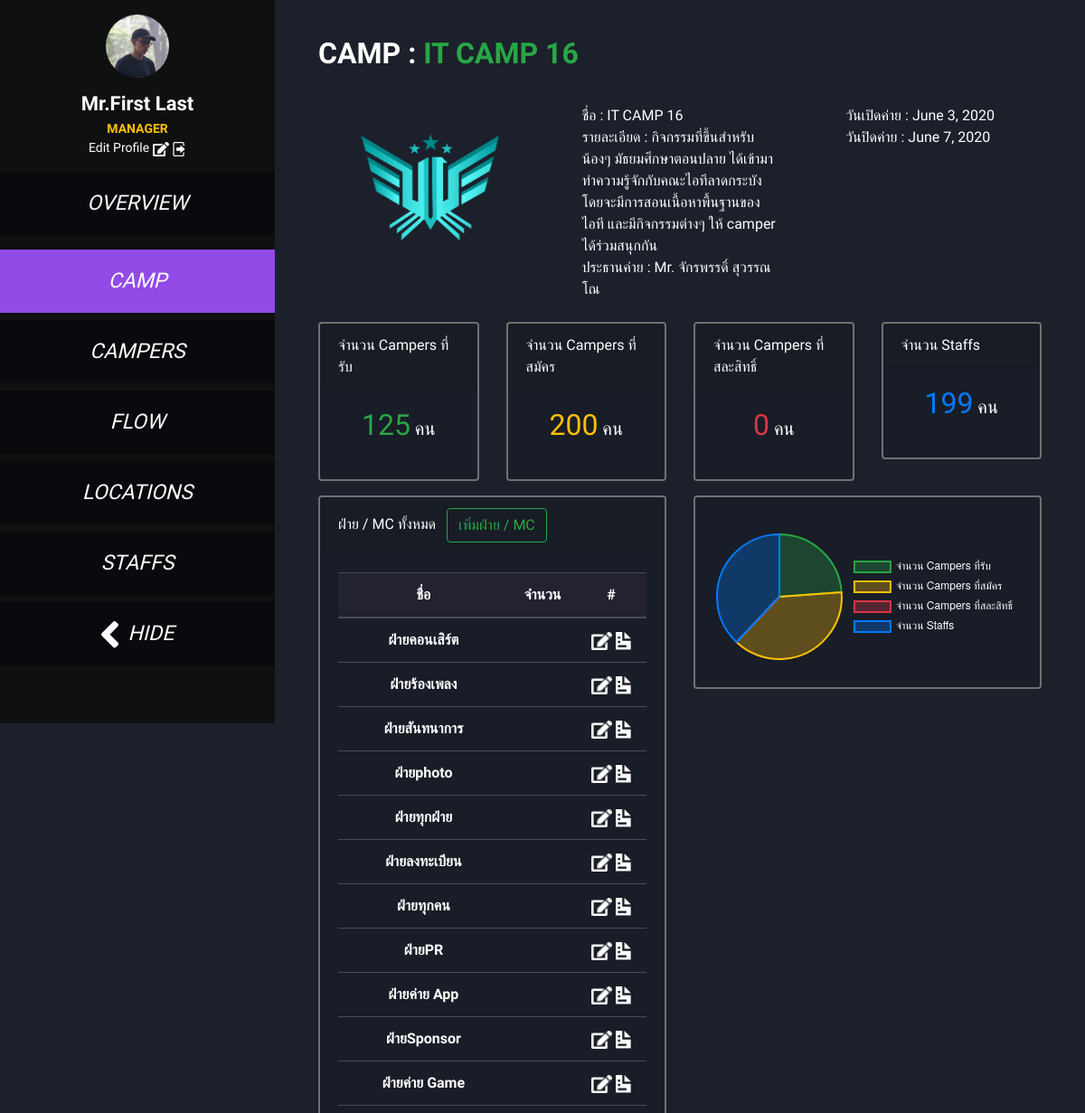
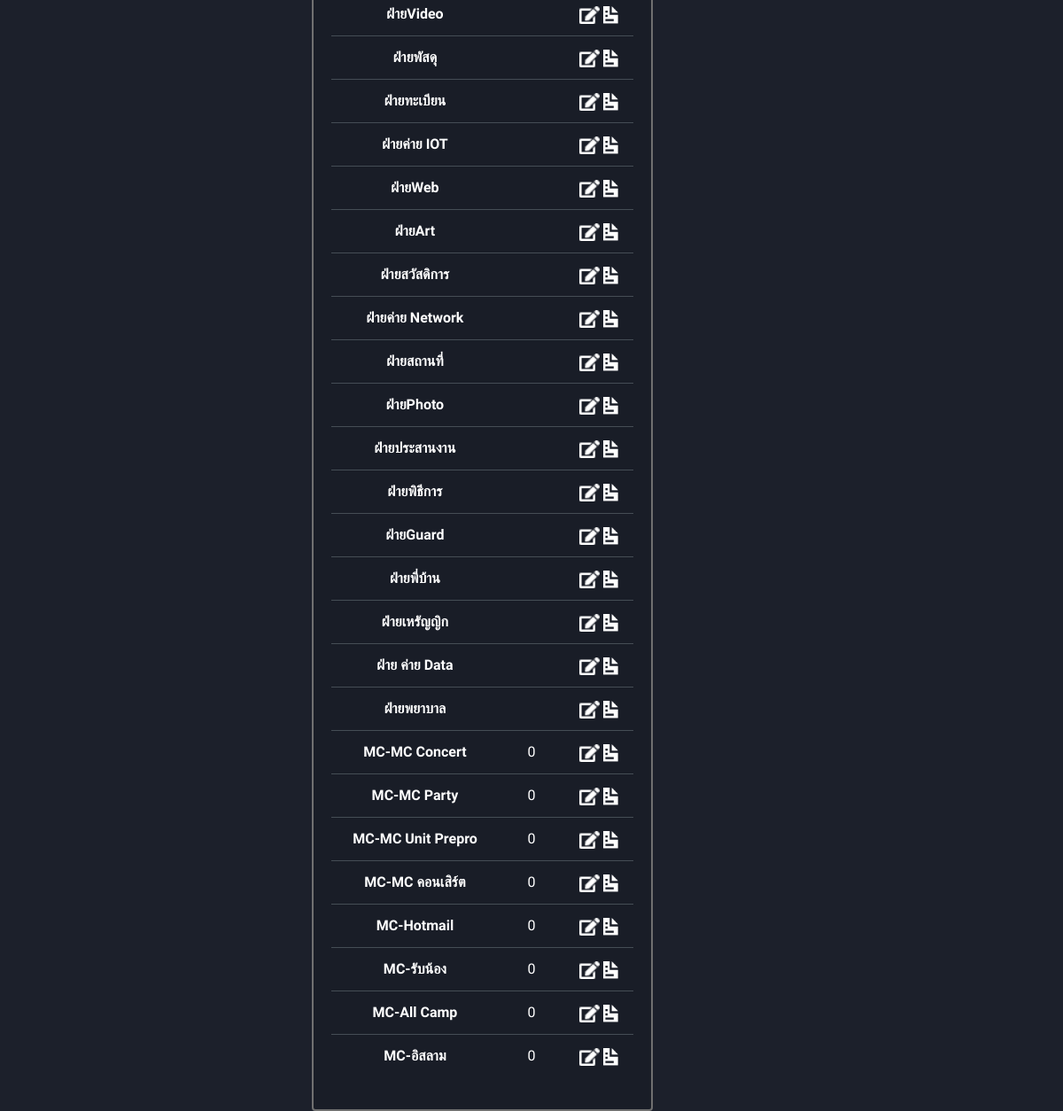
The app's page /camp/2/ (signed in) with its own data (2 pictures, top to bottom).
### personal/models.py (models this page shows)
class Personal(models.Model):
    SEX = (
        ('M', 'MALE'),
        ('F', 'FEMALE')
    )
    sid = models.CharField(max_length=8, null=True)
    first_name = models.CharField(max_length=255)
    last_name = models.CharField(max_length=255)
    nick_name = models.CharField(max_length=255)
    sex = models.CharField(choices=SEX, max_length=1)
    phone = models.CharField(max_length=10, null=True)
    email = models.CharField(max_length=255, null=True)
    blood_type = models.CharField(max_length=2, null=True)
    birthday = models.DateField(null=True)
    religion = models.CharField(max_length=255, null=True)
    food_allergy = models.TextField(default='-')
    congenital_disease = models.TextField(default='-')
    shirt_size = models.CharField(max_length=5)
    profile_pic = models.ImageField(upload_to='profiles/')

### index/models.py (models this page shows)
class user(AbstractUser):
    personal = models.OneToOneField(Personal, on_delete=models.CASCADE, null=True)

### camp/models.py (models this page shows)
class Camp(models.Model):
    head = models.ForeignKey(to='index.user', on_delete=models.CASCADE)
    name = models.CharField(max_length=255)
    desc = models.TextField()
    start_date = models.DateField()
    end_date = models.DateField()
    amount = models.IntegerField(null=True, default=0)
    logo = models.ImageField(upload_to='logo/')

class Department(models.Model):
    camp = models.ForeignKey(Camp, on_delete=models.CASCADE)
    name = models.CharField(max_length=255)
    typeOfDepartment = models.CharField(max_length=255)
    desc = models.TextField()

class MC(models.Model):
    camp = models.ForeignKey(Camp, on_delete=models.CASCADE)
    name = models.CharField(max_length=255)
    typeOfMC = models.CharField(max_length=255)
    desc = models.TextField()

### camp/views.py (the view, shortened to what this page needs)
# urls.py: path('camp/', include('camp.urls')),
@login_required
def camp(request, id_camp=""):
    context = getPersonal(request)
    context['id_camp'] = id_camp
    sex = {'M': 'Mr.', 'F': 'Miss.'}
    if id_camp:
        camp = Camp.objects.get(pk=id_camp)
        departments = reversed(Department.objects.filter(camp_id=id_camp))
        MCs = reversed(MC.objects.filter(camp_id=id_camp))
        count_total_staff = Staff.objects.select_related(
            'camp').filter(camp_id=id_camp).count
        count_total_camper = Camper.objects.select_related(
            'camp').filter(camp_id=id_camp).count
        camp.head.sex = sex[camp.head.personal.sex]
        context['active_camp'] = True
        context['camp'] = camp
        context['departments'] = departments
        context['MCs'] = MCs
        context['count_total_staff'] = count_total_staff
        context['count_total_camper'] = count_total_camper
        context['amount'] = camp.amount
        messages.info(request, 'ยินดีตอนรับสู่ค่าย '+camp.name)
    return render(request, 'camp.html', context)

### index/views.py (called while the page is built)
def getPersonal(request):
    if request.user.is_authenticated and request.user.personal_id:
        user = request.user
        context = {}
        personal = Personal.objects.get(pk=user.personal_id)
        sex = {'M': 'Mr.', 'F': 'Miss.'}
        name = sex[personal.sex] + \
            personal.first_name + ' ' + personal.last_name
        context['name'] = name
        context['personal'] = personal
        return context
    else:
        messages.warning(
            request, 'user ของคุณไม่มีการกรอกข้อมูล personal ระวังบัค')
        return {}

### camp/templates/camp.html (shortened to what this page needs)
{% extends "base.html" %}
{% block content %}
{% if not active_camp %}
<label class="h2 text-uppercase font-weight-bold" style="margin-bottom: 30px;">
	My Camp
</label>
{% for camp in camps %}
<div class="card mr-5 ml-5 card-camp mt-3" onclick="window.location={{ camp.id }}">
	<div class="row no-gutters">
		<div class="col-md-3">
			<img src="../media/{{ camp.logo }}" alt=""
				class="pic_camp m-3 rounded-circle mx-auto d-block img-responsive">
		</div>
		<div class="col-md-7">
			<div class="card-body m-3 card-body-camp">
				<h5 class="card-title font-weight-bold h3">{{ camp.name }}</h5>
				<em>
					<p class="card-text">{{ camp.desc }}</p>
					<p class="text-uppercase head font-weight-bold"> Responsible person :
						<a class="text-uppercase" style="color: #10FF28;">
							{{ camp.head.first_name }}
						</a>
					</p>
				</em>
			</div>
		</div>
	</div>
</div>
{% endfor %}
<div class="row">
	<div class="col">
		<a type="button" class="btn btn-outline-success" href="{% url 'create_camp' %}">Add Camp</a>
	</div>
</div>
{% else %}
<label class="h2 text-uppercase font-weight-bold" style="margin-bottom: 30px;">
	Camp : <label class="text-success">{{ camp.name }}</label>
</label>
<div class="row mb-4">
	<div class="col-4">
		<img src="../../media/{{ camp.logo }}" class="pic_camp2 m-3 mx-auto d-block img-responsive">
	</div>
	<div class="col">
		<div class="col">
			ชื่อ : {{ camp.name }}
		</div>
		<div class="col">
			รายละเอียด : {{ camp.desc }}
		</div>
		<div class="col">
			ประธานค่าย : {{ camp.head.sex }} {{ camp.head.first_name }} {{ camp.head.last_name }}
		</div>
	</div>
	<div class="col">
		<div class="col">
			<div class="col">
				วันเปิดค่าย : {{ camp.start_date }}
			</div>
			<div class="col">
				วันปิดค่าย : {{ camp.end_date }}
			</div>
		</div>
	</div>
</div>
<div class="row">
	<div class="col">
		<div class="card">
			<div class="card-header">
				จำนวน Campers ที่รับ
			</div>
			<div class="card-body text-center">
				<h5 class="card-title"><label class="h2 text-success">{{amount}}</label> คน</h5>
			</div>
		</div>
	</div>
	<div class="col">
		<div class="card">
			<div class="card-header">
				จำนวน Campers ที่สมัคร
			</div>
			<div class="card-body text-center">
				<h5 class="card-title"><label class="h2 text-warning">{{ count_total_camper }}</label> คน</h5>
			</div>
		</div>
	</div>
	<div class="col">
		<div class="card">
			<div class="card-header">
				จำนวน Campers ที่สละสิทธิ์
			</div>
			<div class="card-body text-center">
				<h5 class="card-title"><label class="h2 text-danger">0</label> คน</h5>
			</div>
		</div>
	</div>
	<div class="col">
		<div class="card">
			<div class="card-header">
				จำนวน Staffs
			</div>
			<div class="card-body text-center">
				<h5 class="card-title"><label class="h2 text-primary">{{ count_total_staff }}</label> คน</h5>
			</div>
		</div>
	</div>
</div>
<div class="row mt-3">
	<div class="col-sm-6">
		<div class="card">
			<div class="card-header">
				ฝ่าย / MC ทั้งหมด
				<button type="button" class="btn btn-outline-success ml-2" data-toggle="modal" data-target="#create_dep_mc">
					เพิ่มฝ่าย / MC
				</button>
			</div>
			<div class="card-body text-center table-wrapper-scroll-y my-custom-scrollbar">
				<table class="table table-dark table-hover">
					<thead class="">
						<tr>
							<th scope="col">ชื่อ</th>
							<th scope="col">จำนวน</th>
							<th scope="col">#</th>
						</tr>
					</thead>
					<tbody>
					{% for department in departments %}
						<tr>
							<th scope="row">ฝ่าย{{department.name}}</th>
							<td>{{department.count}}</td>
							<td>
								<span data-toggle="modal" data-target="#modal_edit" onclick="modal_edit({{ department.id }})" style="cursor:pointer;">
									<a class="material-tooltip-main"data-toggle="tooltip" data-placement="top"
									title="Edit">
										<img src="/media/Icon awesome-edit.png" class="icon">
									</a>
								</span>
								<span data-toggle="modal" data-target="#modal_view" onclick="getDepartment({{ department.id }})" style="cursor:pointer;">
									<a class="material-tooltip-main" data-toggle="tooltip" data-placement="top"
										title="View">
										<img src="/media/Icon open-document.png" class="icon"></img>
									</a>
								</span>
							</td>
						</tr>
					{% endfor %}
					{% for MC in MCs %}
						<tr>
							<th scope="row">MC-{{MC.name}}</th>
							<td>0</td>
							<td>
								<a href="#" class="material-tooltip-main" data-toggle="tooltip" data-placement="top"
									title="Edit" department-id="{{department.id}}">
									<img src="/media/Icon awesome-edit.png" class="icon">
								</a>
								<a href="#" class="material-tooltip-main" data-toggle="tooltip" data-placement="top"
									title="View" department-id="{{department.id}}">
									<img src="/media/Icon open-document.png" class="icon"></img>
								</a>
							</td>
						</tr>
					{% endfor %}
					</tbody>
				</table>
			</div>
		</div>
	</div>
	<div class="col-sm-6  ">
		<div class="card " >
			<div class="card-body text-center table-wrapper-scroll-y my-custom-scrollbar " >
				<canvas id="pieChart"></canvas>
			</div>
		</div>
	</div>
</div>
<script>
	//pie
    var ctxP = document.getElementById("pieChart").getContext('2d');
	var colorHex = ["#28a745", "#ffc107", "#dc3545", "#007bff"];
    var myPieChart = new Chart(ctxP, {
      type: 'pie',
      data: {
        labels: ["จำนวน Campers ที่รับ", "จำนวน Campers ที่สมัคร", "จำนวน Campers ที่สละสิทธิ์", "จำนวน Staffs"],
        datasets: [{
          data: [{{amount}}, {{ count_total_camper }}, 0, {{ count_total_staff }}],
		  borderColor: colorHex,
		  backgroundColor: ["rgba(40, 167, 69,0.3)", "rgba(255, 193, 7,0.3)", "rgba(220, 53, 69,0.3)", "rgba(0, 123, 255,0.3)"],
          hoverBackgroundColor: ["#37bf56", "#ffd042", "#f74d5d", "#2b91ff"]
        }]
      },
      options: {
        responsive: true,
		legend: {
            position: 'right'
         },
		 layout: {
            padding: {
                left: 0,
                right: 0,
                top: 20,
                bottom: 10
            }
        },
		plugins: {
			datalabels: {
				color: colorHex,
				anchor: 'end',
				align: 'start',
				offset: -10,
				borderWidth: 2,
				borderColor: colorHex,
				borderRadius: 25,
				backgroundColor: '#191d27',
				font: {
				weight: 'bold',
				size: '10'
				},
				formatter: (value) => {
				return value + ' คน';
				}
     		 }
   		 }
      }
    });
	Chart.defaults.global.defaultFontColor = "#fff";
</script>
{% include 'create_department_mc.html' %}
{% endif %}
{% endblock %}

### templates/base.html (shortened to what this page needs)
<!DOCTYPE html> {% load static %}
<html lang="en">
<head>
    <link rel="stylesheet" type="text/css" href="{% static 'bootstrap/css/bootstrap.css'%}">
    <link rel="stylesheet" type="text/css" href="{% static 'css/my_style.css'%}">
    <link rel="stylesheet" type="text/css" href="{% static 'fontawesome-free/css/all.min.css' %}">
</head>
<body>
    <div class="d-flex" id="wrapper">
        {% if user.is_authenticated %}
        <div class="slide" id="sidebar-wrapper">
            <div class="list-group list-group-flush text-center mt-3" id="sidebar">
                <div class="profile">
                    <img src="{{ request.META.HTTP_NAME }}/media/{{ personal.profile_pic }}" class="mb-3 img_profile reg-login">
                    <p class="h4 mb-1 font-weight-bold" id="profile_name">{{ name }}</p>
                    <p class="text-warning font-weight-bold role text-uppercase">{{ user.groups.all.0 }}</p>
                    <p class="role">Edit Profile <a href="{% url 'profile' %}"><img src="/media/Icon awesome-edit.png"></a>
                        <a href="{% url 'logout' %}"><img src="/media/logout-16.png"></a>
                    </p>
                </div>
                <a href="{%url 'camp' %}" class="list-group-item box-side-sub Aligner mt-3" id="overview">
                    <em> OVERVIEW </em>
                </a>
                {% if active_camp %}
                <a href="{%url 'camp' id_camp %}" class="list-group-item box-side-sub Aligner mt-3" id="camp">
                    <em> CAMP </em>
                </a>
                <a href="{%url 'campers' id_camp %}" class="list-group-item mt-2 box-side-sub Aligner" id="campers">
                    <em> CAMPERS </em>
                </a>
                <a href="{%url 'flow' id_camp %}" class="list-group-item mt-2 box-side-sub Aligner" id="flow">
                    <em> FLOW </em>
                </a>
                <a href="{%url 'locations' id_camp %}" class="list-group-item mt-2 box-side-sub Aligner" id="locations">
                    <em> LOCATIONS </em>
                </a>
                <a href="{%url 'staffs' id_camp %}" class="list-group-item mt-2 box-side-sub Aligner" id="staffs">
                    <em> STAFFS </em>
                </a>
                {% endif %}
                <a class="mt-2 box-side-sub Aligner" id="menu-toggle">
                    <em> <img src="/media/Icon awesome-angle-left.png" style="margin-right: 5px;" id="icon_hide"> HIDE
                    </em>
                </a>
            </div>
        </div>
        {% endif %}
        <div id="page-content-wrapper">
            <div class="m-2">
            </div>
            <div id="main-content">
                <div class="mr-5 ml-5">
                    {% block content %} {% endblock %}
                </div>
            </div>
        </div>
    </div>
</body>
</html>

### static/css/my_style.css (style rules this page uses)
:root { --bg-black: #090A0E; --bg-gray: #1C202B; --bg-aside: #0F1010; --bg-purple: #924BE7; }
body { overflow-x: hidden; background-color: var(--bg-gray); color: white !important; font-family: 'Sarabun', sans-serif; }
#main-content { margin-left: 19rem; -webkit-transition: margin .25s ease-out; -moz-transition: margin .25s ease-out; -o-transition: margin .25s ease-out; transition: margin .25s ease-out; }
#sidebar-wrapper { min-height: 100vh; margin-left: -19rem; position: fixed; -webkit-transition: margin .25s ease-out; -moz-transition: margin .25s ease-out; -o-transition: margin .25s ease-out; transition: margin .25s ease-out; }
#sidebar-wrapper .list-group { width: 19rem; }
#page-content-wrapper { min-width: 100vw; }
@media (min-width: 768px) { #sidebar-wrapper { margin-left: 0; } }
@media (min-width: 768px) { #page-content-wrapper { min-width: 0; width: 100%; } }
.box-side-sub { background-color: var(--bg-black); color: white; height: 70px; cursor: pointer; font-size: 23px; text-decoration: none !important; background-image: linear-gradient(to left, transparent, transparent 50%, var(--bg-purple) 50%, var(--bg-purple)); background-position: 100% 0; background-size: 200% 100%; }
.reg-login { background-color: var(--bg-gray); border-radius: 50px !important; width: 240px; height: 65px; margin-left: auto; margin-right: auto; }
.slide { background-color: var(--bg-aside); }
.Aligner { display: flex; align-items: center; justify-content: center; }
.list-group-item.active { background-color: var(--bg-purple); border-color: var(--bg-purple); }
#profile_name { font-size: 22px; }
.role { font-size: 14px; margin: 0; }
.img_profile { width: 70px; height: 70px; }

### camp/templates/camp.html (style rules this page uses)
.card { background-color: rgba(0,0,0,0.1); border: 2px solid #707070; }
.pic_camp2 { height: 150px; object-fit: cover; }
.table { background: transparent; }
.icon { height: 20px; }
thead { background-color: #222230; }
.my-custom-scrollbar { position: relative; overflow: auto; }
.table-wrapper-scroll-y { display: block; }

### records on screen
Personal: profile_pic (picture)
user: groups.all.0 "MANAGER"
Camp: name "IT CAMP 16", logo (picture), desc "กิจกรรมที่ขึ้นสำหรับน้องๆ มัธยมศึกษาตอนปลาย ได้เข้ามาทำความรู้จักกับคณะไอทีลาดกระบัง โดยจะมีการสอนเนื้อหาพื้นฐานของไอที และมีกิจกรรมต่างๆ ให้ camper ได้ร่วมสนุกกัน", head.sex "Mr.", head.first_name "จักรพรรดิ์", head.last_name "สุวรรณโณ", start_date "June 3, 2020", end_date "June 7, 2020"
Department: name "คอนเสิร์ต"
Department: name "ร้องเพลง"
Department: name "สันทนาการ"
Department: name "photo"
Department: name "ทุกฝ่าย"
Department: name "ลงทะเบียน"
Department: name "ทุกคน"
Department: name "PR"
Department: name "ค่าย App"
Department: name "Sponsor"
Department: name "ค่าย Game"
Department: name "Video"
Department: name "พัสดุ"
Department: name "ทะเบียน"
Department: name "ค่าย IOT"
Department: name "Web"
Department: name "Art"
Department: name "สวัสดิการ"
Department: name "ค่าย Network"
Department: name "สถานที่"
Department: name "Photo"
Department: name "ประสานงาน"
Department: name "พิธีการ"
Department: name "Guard"
Department: name "พี่บ้าน"
Department: name "เหรัญญิก"
Department: name "ค่าย Data"
Department: name "พยาบาล"
MC: name "MC Concert"
MC: name "MC Party"
MC: name "MC Unit Prepro"
MC: name "MC คอนเสิร์ต"
MC: name "Hotmail"
MC: name "รับน้อง"
MC: name "All Camp"
MC: name "อิสลาม"

### other values on screen
{{ name }} "Mr.First Last"
{{ amount }} "125"
{{ count_total_camper }} "200"
{{ count_total_staff }} "199"
chart data {{ amount }} 125
chart data {{ count_total_camper }} 200
chart data {{ count_total_staff }} 199
